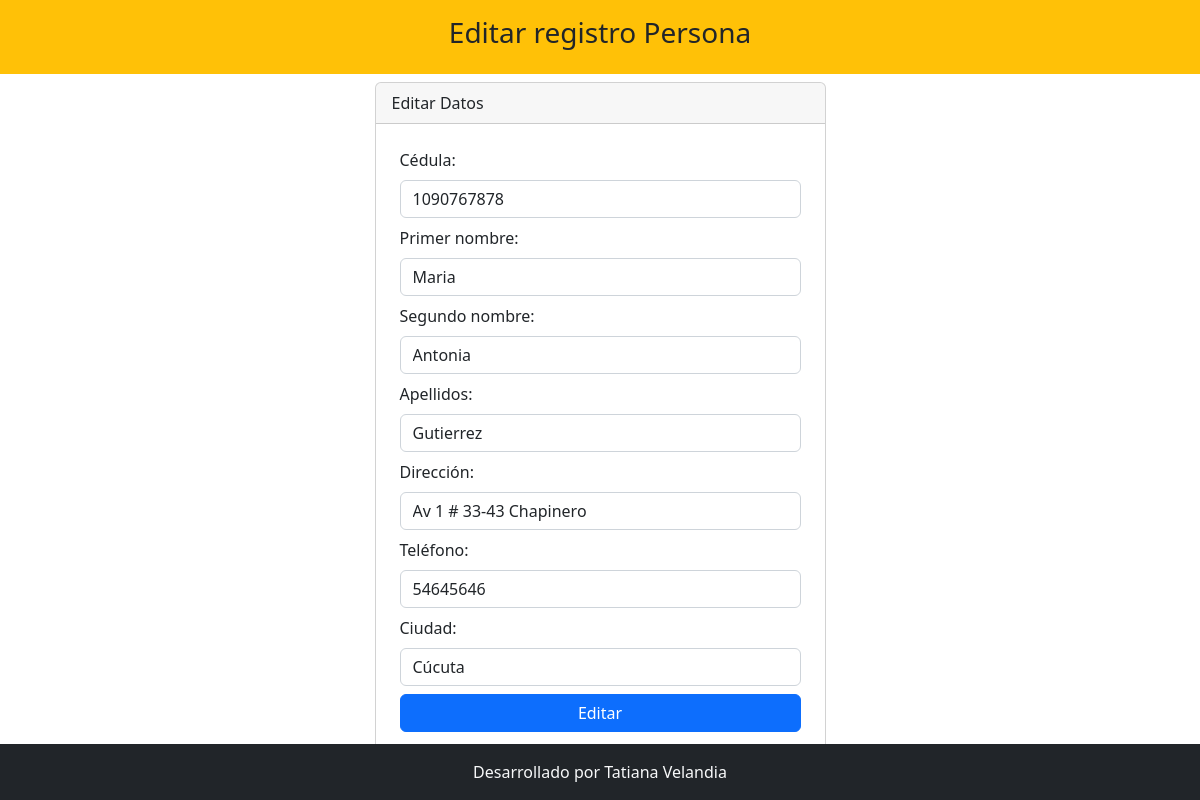
Page /view/persona/editar.php?pers_id=1 on the committed database.
### tables this page shows
CREATE TABLE `persona` (
  `pers_id` int(11) NOT NULL AUTO_INCREMENT,
  `numero_cedula` varchar(20) NOT NULL,
  `primer_nombre` varchar(45) NOT NULL,
  `segundo_nombre` varchar(45) DEFAULT NULL,
  `apellidos` varchar(45) NOT NULL,
  `direccion` varchar(100) NOT NULL,
  `telefono` varchar(30) NOT NULL,
  `ciudad` varchar(45) NOT NULL,
  PRIMARY KEY (`pers_id`),
  UNIQUE KEY `numero_cedula_UNIQUE` (`numero_cedula`)
);

### view/persona/editar.php (the view, shortened to what this page needs)
<?php
    include_once "../../model/conexion.php";
    $pers_id = $_GET['pers_id'];
    $sentencia = $bd->prepare("select * from persona where pers_id = ?;");
    $sentencia->execute([$pers_id]);
    $persona = $sentencia->fetch(PDO::FETCH_OBJ);
?>
<!doctype html>
<html lang="es">
<head>
    <link rel="stylesheet" href="https://cdn.jsdelivr.net/npm/bootstrap@5.2.0-beta1/dist/css/bootstrap.min.css">
    <link rel="stylesheet" href="https://cdn.jsdelivr.net/npm/bootstrap-icons@1.9.1/font/bootstrap-icons.css">
</head>
<body>
    <div class="container-fluid bg-warning">
        <div class="row">
            <div class="col-md">
                <header class="py-3">
                    <h3 class="text-center">Editar registro Persona</h3>
                </header>
            </div>
        </div>
    </div>
    <div class="container mt-2">
        <div class="row justify-content-center">
            <div class="col-md-5">
                <div class="card">
                    <div class="card-header">
                        Editar Datos
                    </div>
                    <form action="../../model/persona/actualizar.php" class="p-4" method="POST">
                        <div class="mb-2">
                            <label class="form-label">Cédula: </label>
                            <input type="number" class="form-control" name="txtCedula" placeholder="Número de Cédula" autofocus required value="<?php echo $persona->numero_cedula; ?>">
                        </div>
                        <div class="mb-2">
                        <label class="form-label">Primer nombre: </label>
                            <input type="text" class="form-control" name="txtPrimerNombre" placeholder="Primer Nombre" autofocus required value="<?php echo $persona->primer_nombre; ?>">
                        </div>
                        <div class="mb-2">
                        <label class="form-label">Segundo nombre: </label>
                            <input type="text" class="form-control" name="txtSegundoNombre" placeholder="Segundo Nombre" autofocus value="<?php echo $persona->segundo_nombre; ?>">
                        </div>
                        <div class="mb-2">
                        <label class="form-label">Apellidos: </label>
                            <input type="text" class="form-control" name="txtApellidos" placeholder="Apellidos" autofocus required value="<?php echo $persona->apellidos; ?>">
                        </div>
                        <div class="mb-2">
                        <label class="form-label">Dirección: </label>
                            <input type="text" class="form-control" name="txtDirección" placeholder="Dirección" autofocus required value="<?php echo $persona->direccion; ?>">
                        </div>
                        <div class="mb-2">
                        <label class="form-label">Teléfono: </label>
                            <input type="number" class="form-control" name="txtTeléfono" placeholder="Teléfono" autofocus required value="<?php echo $persona->telefono; ?>">
                        </div>
                        <div class="mb-2">
                        <label class="form-label">Ciudad: </label>
                            <input type="text" class="form-control" name="txtCiudad" placeholder="Ciudad" autofocus required value="<?php echo $persona->ciudad; ?>">
                        </div>
                        <div class="d-grid">
                            <input type="submit" class="btn btn-primary" value="Editar">
                        </div>
                    </form>
                </div>
            </div>
        </div>
    </div>
    <footer class="container-fluid bg-dark fixed-bottom">
            <div class="row">
                <div class="col-md text-light text-center py-3">
                    Desarrollado por Tatiana Velandia
                </div>
            </div>
        </footer>
</body>
</html>

### rows in the picture
persona: txtCedula "1090767878", txtPrimerNombre "Maria", txtSegundoNombre "Antonia", txtApellidos "Gutierrez", txtDirección "Av 1 # 33-43 Chapinero", txtTeléfono "54645646", txtCiudad "Cúcuta"
